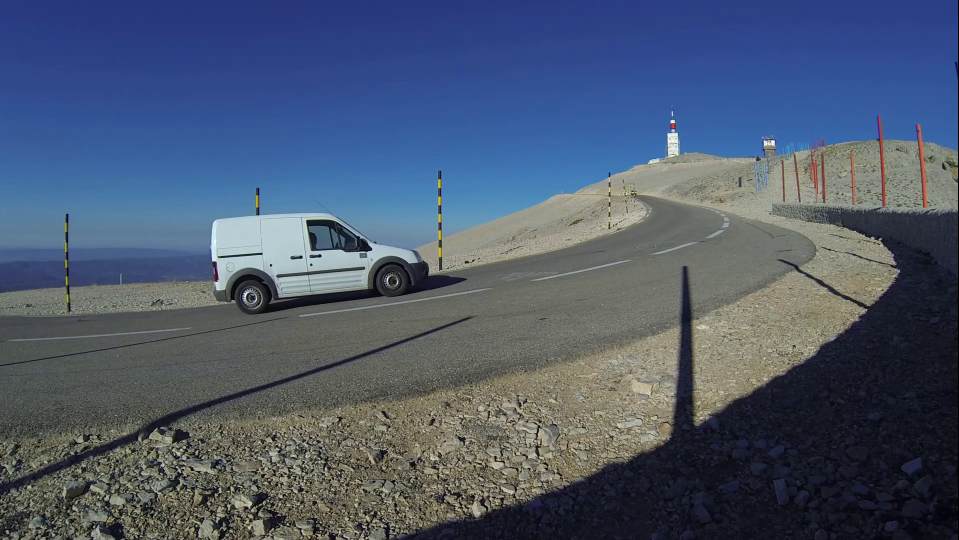
#> input picture frame 13 of car_passing_by.mp4, 1918 x 1080 px (shown at 1/2 size)
$ python car_tracking.py
#> lines starting #> are read from the running program, lines starting #| are printed output that depends on the picture
import cv2
import sys
import matplotlib.pyplot as plt

video_input_file_name = "car_passing_by.mp4"


def draw_rectangle(frame, bbox):
    p1 = (int(bbox[0]), int(bbox[1]))
    p2 = (int(bbox[0] + bbox[2]), int(bbox[1] + bbox[3]))
    cv2.rectangle(frame, p1, p2, (255, 0, 0), 2, 1)


def display_rectangle(frame, bbox):
    plt.figure(figsize=(20, 10))
    frameCopy = frame.copy()
    draw_rectangle(frameCopy, bbox)
    frameCopy = cv2.cvtColor(frameCopy, cv2.COLOR_RGB2BGR)
    plt.imshow(frameCopy)
    plt.axis('off')


def draw_text(frame, txt, location, color = (50, 170, 50)):
    cv2.putText(frame, txt, location, cv2.FONT_HERSHEY_SIMPLEX, 1, color, 3)

# Set up tracker
tracker_types = ['BOOSTING', 'MIL', 'KCF', 'CSRT', 'TLD', 'MEDIANFLOW', 'GOTURN', 'MOSSE']

# Change the index to change the tracker type
tracker_type = tracker_types[0]

if tracker_type == 'BOOSTING':
    tracker = cv2.legacy_TrackerBoosting.create()
elif tracker_type == 'MIL':
    tracker = cv2.TrackerMILcreate()
elif tracker_type == 'KCF':
    tracker = cv2.TrackerKCF_create()
elif tracker_type == 'CSRT':
    tracker = cv2.legacy_TrackerCSRT.create()
elif tracker_type == 'TLD':
    tracker = cv2.legacy_TrackerTLD.create()
elif tracker_type == 'MEDIANFLOW':
    tracker = cv2.legacy_TrackerMedianFlow.create()
elif tracker_type == 'GOTURN':
    tracker = cv2.TrackerGOTURN_create()
else:
    tracker = cv2.legacy_TrackerMOSSE.create()

# Read video
video = cv2.VideoCapture(video_input_file_name)
ok, frame = video.read()
#> frame is the input picture: shape (1080, 1918, 3); mean B, G, R 110.3, 89.6, 76.6

# Exit if video not opened
if not video.isOpened():
    print("Could not open video")
    sys.exit()
else:
    width = int(video.get(cv2.CAP_PROP_FRAME_WIDTH))
    height = int(video.get(cv2.CAP_PROP_FRAME_HEIGHT))

video_output_file_name = 'car_passing_by_tracking_' + tracker_type + '.mp4'
fourcc = cv2.VideoWriter_fourcc(*"mp4v")
video_out = cv2.VideoWriter(video_output_file_name, fourcc, 10, (width, height))

# Define a bounding box
bbox = (120, 500, 200, 150)             # bounding box defined according to the resolution
#bbox = cv2.selectROI(frame, False)     # bounding box to be drawn by the user

display_rectangle(frame, bbox)

# Initialize tracker with first frame and bounding box
ok = tracker.init(frame, bbox)
#> ok = True

while True:
    ok, frame = video.read()
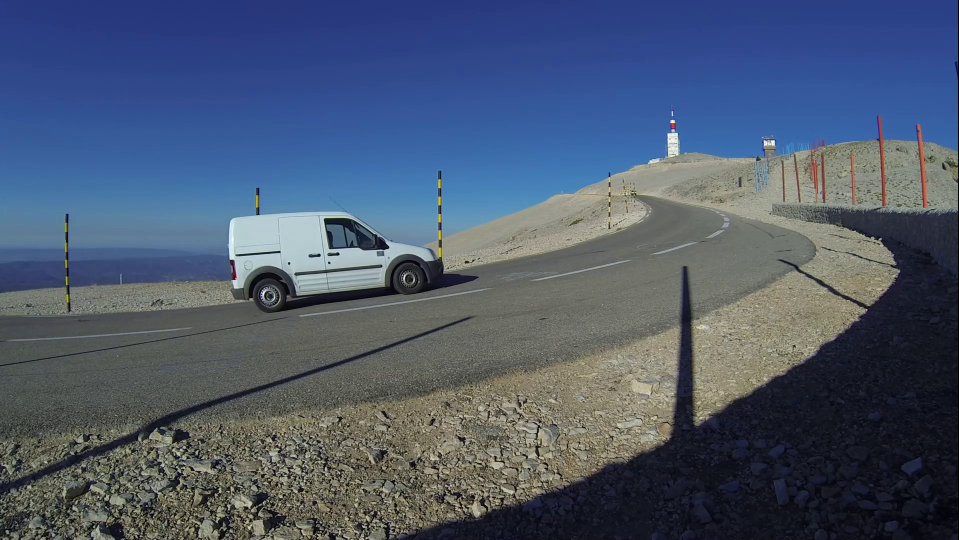
#> input picture frame 14 of car_passing_by.mp4, 1918 x 1080 px (shown at 1/2 size)
#> frame is the input picture: shape (1080, 1918, 3); mean B, G, R 110.3, 89.5, 76.6
    if not ok:
        break

        # Start timer
    timer = cv2.getTickCount()

    # Update tracker
    ok, bbox = tracker.update(frame)
#> bbox = (120, 500, 200, 150)

    # Calculate Frames per second (FPS)
    fps = cv2.getTickFrequency() / (cv2.getTickCount() - timer)

    # Draw bounding box
    if ok:
        draw_rectangle(frame, bbox)
    else:
        draw_text(frame, "Tracking failure detected", (80, 140), (0, 0, 255))

    # Display Info
    draw_text(frame, tracker_type + " Tracker", (80, 60))
    draw_text(frame, "FPS : " + str(int(fps)), (80, 100))
#> call 2 of draw_text, with txt = 'FPS : 11', location = (80, 100), color = (50, 170, 50)
#> in draw_text (call 2), `cv2.putText(frame, txt, location, cv2.FONT_HERSHEY_SIMPLEX, 1, color, 3)`:
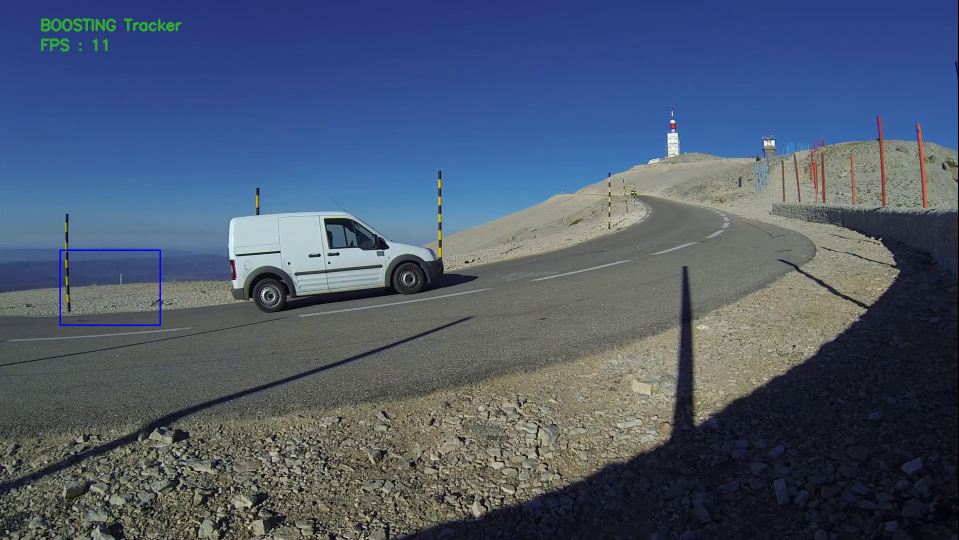
#> frame: shape (1080, 1918, 3) (shown at 1/2 size); mean B, G, R 110.3, 89.6, 76.5

    # Write frame to video
    video_out.write(frame)

video.release()
video_out.release()

$ run again, starting later in the video
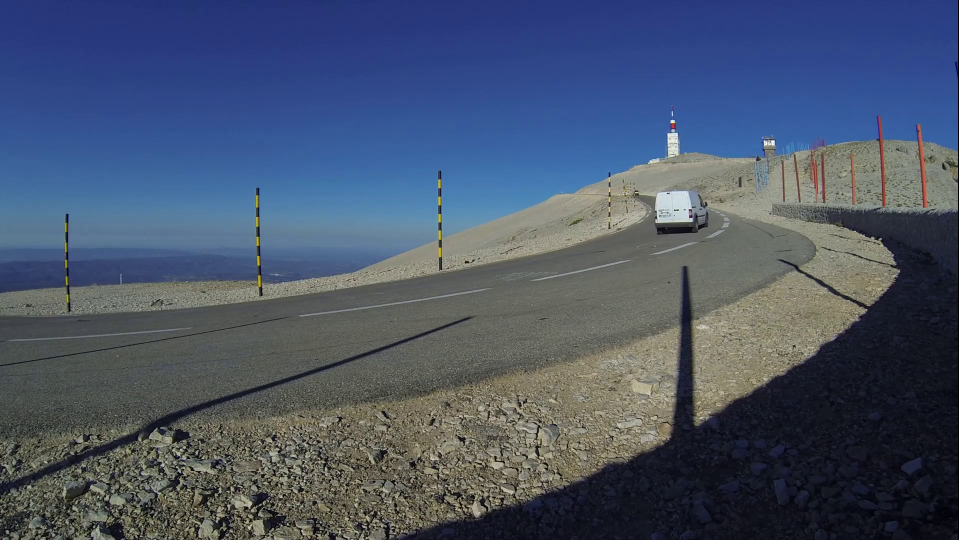
#> input picture frame 62 of car_passing_by.mp4, 1918 x 1080 px (shown at 1/2 size)
#> frame is the input picture: shape (1080, 1918, 3); mean B, G, R 106.1, 85.3, 73.4
#> ok = True
#> bbox = (120, 500, 200, 150)
#> in draw_text (call 2), `cv2.putText(frame, txt, location, cv2.FONT_HERSHEY_SIMPLEX, 1, color, 3)`:
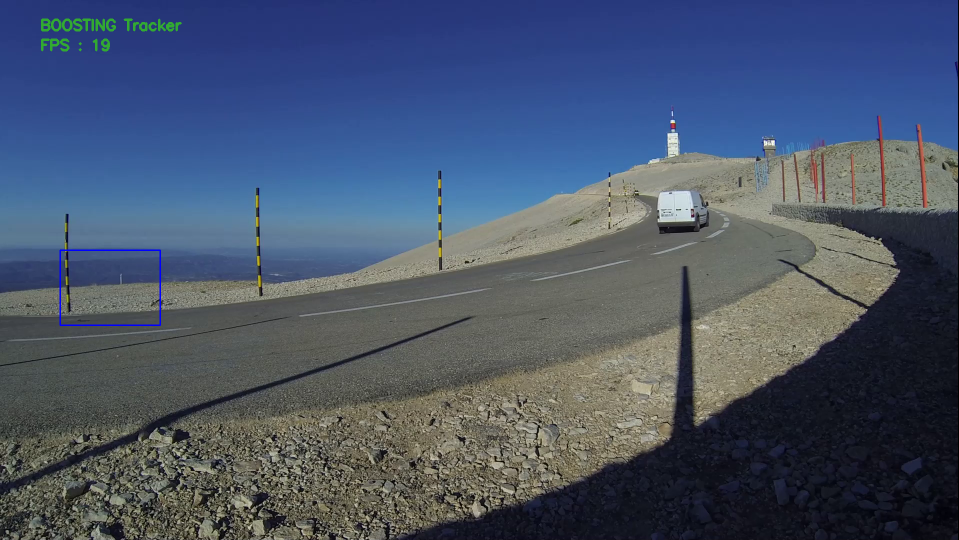
#> frame: shape (1080, 1918, 3) (shown at 1/2 size); mean B, G, R 106.1, 85.5, 73.4

$ run again, starting later in the video
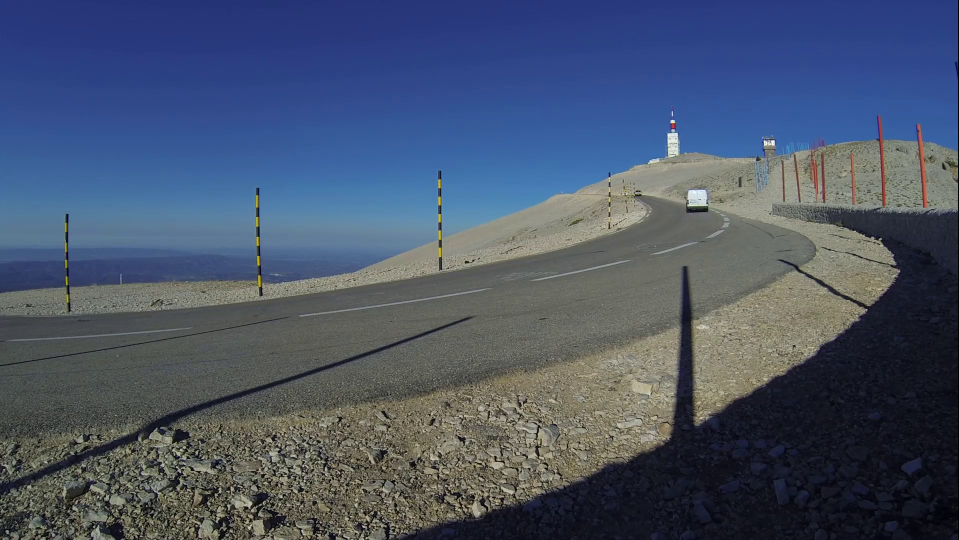
#> input picture frame 111 of car_passing_by.mp4, 1918 x 1080 px (shown at 1/2 size)
#> frame is the input picture: shape (1080, 1918, 3); mean B, G, R 106.1, 85.2, 73.4
#> ok = True
#> bbox = (120, 500, 200, 150)
#> in draw_text (call 2), `cv2.putText(frame, txt, location, cv2.FONT_HERSHEY_SIMPLEX, 1, color, 3)`:
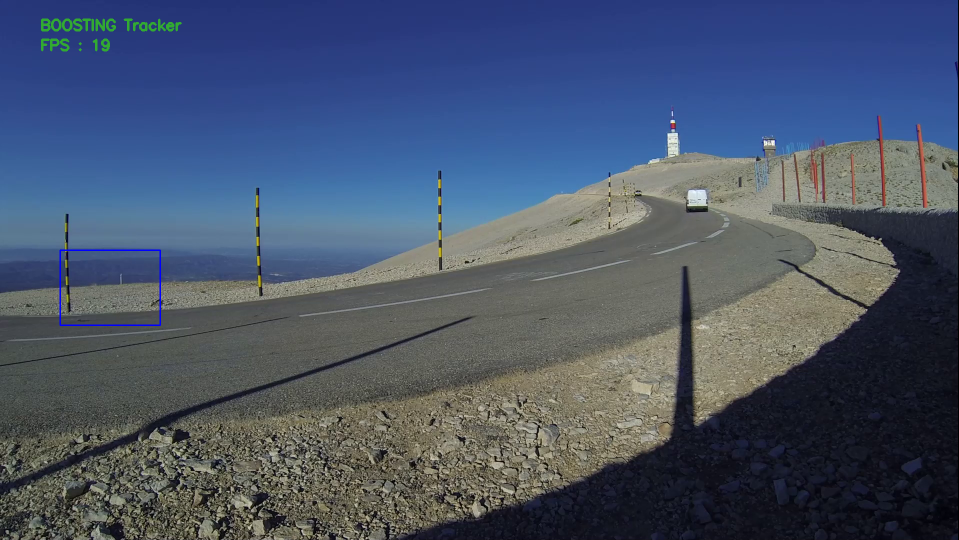
#> frame: shape (1080, 1918, 3) (shown at 1/2 size); mean B, G, R 106, 85.4, 73.4
